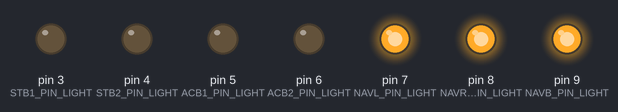
This sketch was run on a simulated Arduino Nano, built with avr-gcc and run on an emulated ATmega328P. Parts: output pins drawn as LEDs (lit = HIGH).

Above: at 0.15 s.
At 5.22 s:
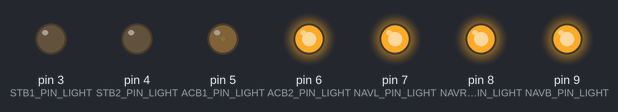
At 9.24 s:
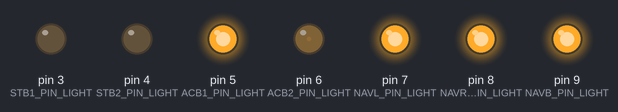
At 16.52 s:
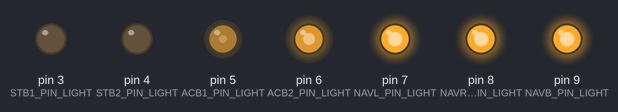
At 20.52 s:
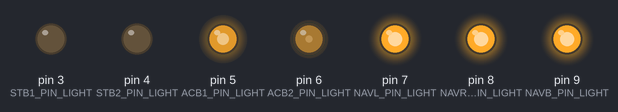
Timing chart, 0 to 20.5 s (numbered marks = the images above):
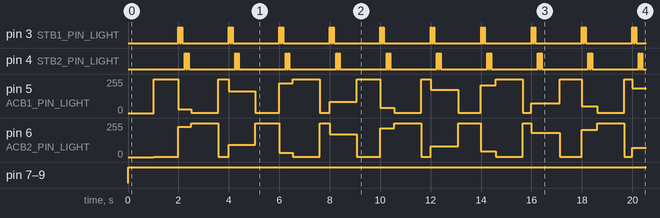

The sketch:

niteflite.ino
```cpp
// (licence header left out)
// Landing light settings
#define IRQ_NUMBER 0 // Interrupt number to use (0 = pin 2 on most boards)
#define PIN_SERVO 2 // Servo input pin number - this needs to match whatever interrupt is used
#define SERVO_LOW 1000 // Switch low threshold
#define SERVO_HIGH 1800 // Switch high threshold
#define SERVO_REVERSED true   // Whether or not the servo channel is reversed

// Strobe settings
#define STB1_PIN_LIGHT 3 // Landing light output pin number
#define STB2_PIN_LIGHT 4 // Pin number for strobe light output
#define STB_BLINK_INTERVAL 2000000 // Blink interval for strobe light in microseconds

// Anti-collision beacon settings
#define ACB1_PIN_LIGHT 5 // Pin number for anti-collision beacon 1
#define ACB2_PIN_LIGHT 6 // Pin number for anti-collision beacon 2
#define ACB_FADE_MIN 0 // Minimum fade level for beacon (0-255)
#define ACB_FADE_MAX 255 // Maximum fade level for beacon (0-255)
#define ACB_FADE_INTERVAL 4000 // Fade step interval, in microseconds (lower numbers = faster fade)

// Nav lights (tigert)
#define NAVL_PIN_LIGHT 7  // Landing light output pin number
#define NAVR_PIN_LIGHT 8  // Landing light output pin number
#define NAVB_PIN_LIGHT 9  // Landing light output pin number

// Var declarations
volatile unsigned long servoPulseStartTime;
volatile int servoPulseWidth = 0;

// strobe and nav via servo, beacon is on whenever we have power!
boolean switchStrobeLight = false;
boolean switchNavLight = false;

unsigned long lastFadeTime = 0;
unsigned long lastStrobeTime = 0;
int currentFade = ACB_FADE_MIN;
int fadeDirection = 1;

// Called on power on or reset
void setup()
{
  // Set up interrupt handler.
  // FIXME: currently off and hardcoded
  // to 2000, you can change the value above to test the logic
  // without a RC receiver connected.
  // attachInterrupt(IRQ_NUMBER, measureServoSignal, CHANGE);
  servoPulseWidth = 2000;

  // Declare output pins
  pinMode(STB1_PIN_LIGHT, OUTPUT);
  pinMode(STB2_PIN_LIGHT, OUTPUT);
  pinMode(ACB1_PIN_LIGHT, OUTPUT);
  pinMode(ACB2_PIN_LIGHT, OUTPUT);
  pinMode(NAVL_PIN_LIGHT, OUTPUT);
  pinMode(NAVR_PIN_LIGHT, OUTPUT);
  pinMode(NAVB_PIN_LIGHT, OUTPUT);

}

// Called continuouly
void loop()
{
  unsigned long currentTime = micros();

  checkServo();

  setNavLight(switchNavLight);

  // Check if it's time to fade the anti-collision lights. Strobes are always on.
  if ((currentTime - lastFadeTime) > ACB_FADE_INTERVAL) {
    doFade();
    lastFadeTime = currentTime;
  }

  // Check if it's time to blink the strobes
  if ((currentTime - lastStrobeTime) > STB_BLINK_INTERVAL && switchStrobeLight) {
    doStrobe();
    lastStrobeTime = currentTime;
  }
}

// Check servo signal, and decide to turn on/off the landing light
void checkServo()
{

  // Check servo position
  if (servoPulseWidth <= SERVO_LOW) { // everything off
    switchNavLight = false;
    switchStrobeLight = false;
  } else if (servoPulseWidth <= SERVO_HIGH) { // nav only
    switchNavLight = true;
    switchStrobeLight = false;
  } else {
    switchNavLight = true;
    switchStrobeLight = true;
  }
}

// Turn on or off nav lights
void setNavLight(boolean state)
{
  float i;
  if (state) {
    digitalWrite(NAVL_PIN_LIGHT, HIGH);
    digitalWrite(NAVR_PIN_LIGHT, HIGH);
    digitalWrite(NAVB_PIN_LIGHT, HIGH);
  } else {
    digitalWrite(NAVL_PIN_LIGHT, LOW);
    digitalWrite(NAVR_PIN_LIGHT, LOW);
    digitalWrite(NAVB_PIN_LIGHT, LOW);
  }
}

// Fade anti-collision LEDs
void doFade()
{
  currentFade += fadeDirection;
  if (currentFade == ACB_FADE_MAX || currentFade == ACB_FADE_MIN) {
    // If we hit the fade limit, flash the high beacon, and flip the fade direction
    if (fadeDirection == 1) {
      analogWrite(ACB1_PIN_LIGHT, 255);

    } else {
      analogWrite(ACB2_PIN_LIGHT, 255);
    }
    delay(50);
    fadeDirection *= -1;
  }

  analogWrite(ACB1_PIN_LIGHT, currentFade);
  analogWrite(ACB2_PIN_LIGHT, ACB_FADE_MAX - currentFade + ACB_FADE_MIN);
}

// Strobe double-blink
void doStrobe()
{
  digitalWrite(STB1_PIN_LIGHT, HIGH);
  delay(50);
  digitalWrite(STB1_PIN_LIGHT, LOW);
  delay(50);
  digitalWrite(STB1_PIN_LIGHT, HIGH);
  delay(50);
  digitalWrite(STB1_PIN_LIGHT, LOW);
  delay(100);
  digitalWrite(STB2_PIN_LIGHT, HIGH);
  delay(50);
  digitalWrite(STB2_PIN_LIGHT, LOW);
  delay(50);
  digitalWrite(STB2_PIN_LIGHT, HIGH);
  delay(50);
  digitalWrite(STB2_PIN_LIGHT, LOW);
}

// Measure servo PWM signal
void measureServoSignal()
{
  int pinState = digitalRead(PIN_SERVO);
  if(pinState == HIGH) {
    // Beginning of PWM pulse, mark time
    servoPulseStartTime = micros();
  } else {
    // End of PWM pulse, calculate pulse duration in mcs
    servoPulseWidth = (int)(micros() - servoPulseStartTime);

    // If servo channel is reversed, use the inverse
    if (SERVO_REVERSED) {
      servoPulseWidth = (1000 - (servoPulseWidth - 1000)) + 1000;
    }
  }
}
```

Measured:
- by itself, pin 3 (STB1_PIN_LIGHT), pin 4 (STB2_PIN_LIGHT): repeats every 2.0 s: LOW 0.05 s, HIGH 0.05 s, LOW 1.8 s, HIGH 0.05 s
- by itself, pin 7 (NAVL_PIN_LIGHT), pin 8 (NAVR_PIN_LIGHT), pin 9 (NAVB_PIN_LIGHT): LOW → HIGH at 0.00 s
- by itself, pin 6 (ACB2_PIN_LIGHT): 0/255 → 1/255 at 1.0 s, → 228/255 0.97 s later, → 255/255 0.51 s later, → 1/255 1.1 s later, … (25 changes in this stretch)
- by itself, pin 5 (ACB1_PIN_LIGHT): 0/255 → 255/255 at 1.0 s, → 27/255 0.97 s later, → 1/255 0.50 s later, → 255/255 1.1 s later, … (25 changes in this stretch)
